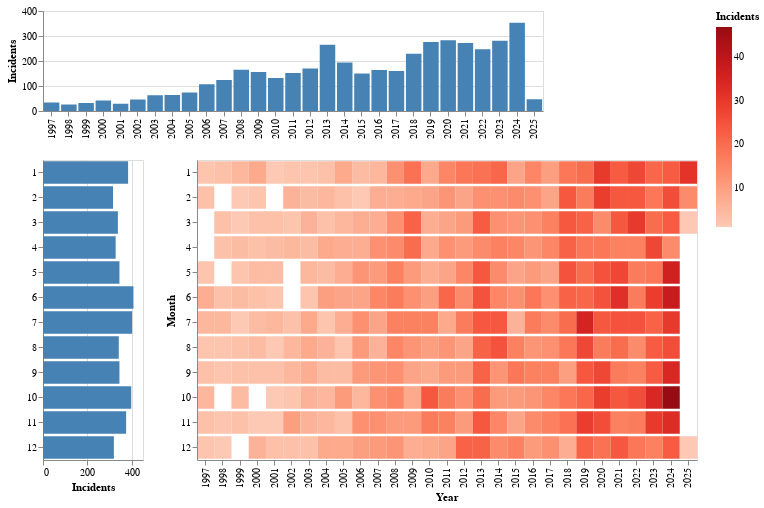

Source (notebook cell):
### Code cell
import pandas as pd
import altair as alt

# Prepare data
df['Year'] = pd.to_numeric(df['Year'], errors='coerce')
df['Month'] = pd.to_numeric(df['Month'], errors='coerce')

# --- Heatmap Data: Year × Month
heatmap_data = df.groupby(['Year', 'Month']).size().reset_index(name='Incident Count')

# --- Bar Chart Data: per Year
year_totals = df.groupby('Year').size().reset_index(name='Total Incidents')

# --- Bar Chart Data: per Month
month_totals = df.groupby('Month').size().reset_index(name='Total Incidents')

# --- Heatmap: center
heatmap = alt.Chart(heatmap_data).mark_rect().encode(
    x=alt.X('Year:O', title='Year'),
    y=alt.Y('Month:O', sort=list(range(1, 13)), title='Month'),
    color=alt.Color('Incident Count:Q', scale=alt.Scale(scheme='reds'), title='Incidents'),
    tooltip=['Year:O', 'Month:O', 'Incident Count:Q']
).properties(width=500, height=300)

# --- Top bar chart: Incidents by Year
top_bar = alt.Chart(year_totals).mark_bar(color='steelblue').encode(
    x=alt.X('Year:O', title=None),
    y=alt.Y('Total Incidents:Q', title='Incidents')
).properties(width=500, height=100)

# --- Left bar chart: Incidents by Month
left_bar = alt.Chart(month_totals).mark_bar(color='steelblue').encode(
    y=alt.Y('Month:O', sort=list(range(1, 13)), title=None),
    x=alt.X('Total Incidents:Q', title='Incidents')
).properties(width=100, height=300)

# --- Combine center (left bar + heatmap)
middle = alt.hconcat(
    left_bar,
    heatmap
).resolve_scale(
    y='shared'
)

# --- Full layout: top + middle
final_chart = alt.vconcat(
    top_bar,
    middle
).resolve_scale(
    x='shared'
)

final_chart

### Figure 1 — Vega-Lite specification as saved in the notebook (floating-point values rounded to 4 significant figures; data arrays with more than 128 entries replaced by an {"elided": "..."} marker saying what was removed)
{"config": {"view": {"continuousWidth": 300, "continuousHeight": 300}}, "vconcat": [{"data": {"name": "data-b03c1ede3e1d8eddf278bb373b05479a"}, "mark": {"type": "bar", "color": "steelblue"}, "encoding": {"x": {"field": "Year", "title": null, "type": "ordinal"}, "y": {"field": "Total Incidents", "title": "Incidents", "type": "quantitative"}}, "height": 100, "width": 500}, {"hconcat": [{"data": {"name": "data-d80ac319ffc8da8c6792ed4e2d8c059c"}, "mark": {"type": "bar", "color": "steelblue"}, "encoding": {"x": {"field": "Total Incidents", "title": "Incidents", "type": "quantitative"}, "y": {"field": "Month", "sort": [1, 2, 3, 4, 5, 6, 7, 8, 9, 10, 11, 12], "title": null, "type": "ordinal"}}, "height": 300, "width": 100}, {"data": {"name": "data-2f2baad8e095cb991ada41696e240e2d"}, "mark": {"type": "rect"}, "encoding": {"color": {"field": "Incident Count", "scale": {"scheme": "reds"}, "title": "Incidents", "type": "quantitative"}, "tooltip": [{"field": "Year", "type": "ordinal"}, {"field": "Month", "type": "ordinal"}, {"field": "Incident Count", "type": "quantitative"}], "x": {"field": "Year", "title": "Year", "type": "ordinal"}, "y": {"field": "Month", "sort": [1, 2, 3, 4, 5, 6, 7, 8, 9, 10, 11, 12], "title": "Month", "type": "ordinal"}}, "height": 300, "width": 500}], "resolve": {"scale": {"y": "shared"}}}], "resolve": {"scale": {"x": "shared"}}, "$schema": "https://vega.github.io/schema/vega-lite/v5.20.1.json", "datasets": {"data-b03c1ede3e1d8eddf278bb373b05479a": [{"Year": 1997, "Total Incidents": 34}, {"Year": 1998, "Total Incidents": 26}, {"Year": 1999, "Total Incidents": 32}, {"Year": 2000, "Total Incidents": 42}, {"Year": 2001, "Total Incidents": 29}, {"Year": 2002, "Total Incidents": 46}, {"Year": 2003, "Total Incidents": 63}, {"Year": 2004, "Total Incidents": 64}, {"Year": 2005, "Total Incidents": 74}, {"Year": 2006, "Total Incidents": 107}, {"Year": 2007, "Total Incidents": 124}, {"Year": 2008, "Total Incidents": 165}, {"Year": 2009, "Total Incidents": 156}, {"Year": 2010, "Total Incidents": 132}, {"Year": 2011, "Total Incidents": 152}, {"Year": 2012, "Total Incidents": 170}, {"Year": 2013, "Total Incidents": 265}, {"Year": 2014, "Total Incidents": 194}, {"Year": 2015, "Total Incidents": 150}, {"Year": 2016, "Total Incidents": 164}, {"Year": 2017, "Total Incidents": 160}, {"Year": 2018, "Total Incidents": 229}, {"Year": 2019, "Total Incidents": 276}, {"Year": 2020, "Total Incidents": 283}, {"Year": 2021, "Total Incidents": 272}, {"Year": 2022, "Total Incidents": 247}, {"Year": 2023, "Total Incidents": 281}, {"Year": 2024, "Total Incidents": 353}, {"Year": 2025, "Total Incidents": 47}], "data-d80ac319ffc8da8c6792ed4e2d8c059c": [{"Month": 1.0, "Total Incidents": 383}, {"Month": 2.0, "Total Incidents": 315}, {"Month": 3.0, "Total Incidents": 337}, {"Month": 4.0, "Total Incidents": 327}, {"Month": 5.0, "Total Incidents": 344}, {"Month": 6.0, "Total Incidents": 407}, {"Month": 7.0, "Total Incidents": 401}, {"Month": 8.0, "Total Incidents": 341}, {"Month": 9.0, "Total Incidents": 344}, {"Month": 10.0, "Total Incidents": 397}, {"Month": 11.0, "Total Incidents": 374}, {"Month": 12.0, "Total Incidents": 319}], "data-2f2baad8e095cb991ada41696e240e2d": {"elided": "330 records"}}}
